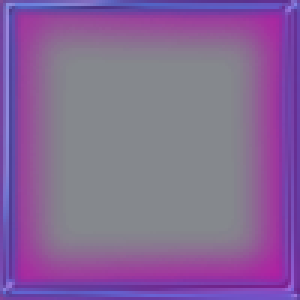
#> input picture purple-square-9.png, 100 x 100 px (shown 3 times larger)
$ python -i convert.py   (imports and definitions only)
#> lines starting #> are read from the running program, lines starting #| are printed output that depends on the picture
from PIL import Image, ImageOps, ImageEnhance
import os

def check_majority_white(image):
    # Convert the image to grayscale
    grayscale_image = ImageOps.grayscale(image)

    # Get the pixel data as a list
    pixels = list(grayscale_image.getdata())

    # Count the number of bright pixels (assuming bright is 255 in grayscale)
    bright_pixels = sum(1 for pixel in pixels if pixel > 180)  # Adjust threshold as needed

    # Check if the majority of pixels are bright
    if bright_pixels > len(pixels) * 0.4:
        return True  # Majority of pixels are bright
    else:
        return False  # Majority of pixels are not bright (inverted case)

def convert_to_black_and_white(input_image_path, output_image_path):
    # Open the image
    image = Image.open(input_image_path)

    # Check if the majority of pixels are bright
    if check_majority_white(image):
        # Invert the image
        inverted_image = ImageOps.invert(image)
        inverted_image = inverted_image.convert("L")  # Convert to grayscale
        threshold = 128  # Threshold value (adjust as needed)
        thresholded_image = inverted_image.point(lambda p: 0 if p < threshold else 255, '1')  # Apply thresholding
        thresholded_image.save(output_image_path, 'PNG')
    else:
        # Save the image as PNG format (no inversion needed)
        image.save(output_image_path, 'PNG')

def resize_to_28x28(input_image_path, output_image_path):
    # Open the image
#> called with input_image_path = 'purple-square-9.png', output_image_path = 'out.png'
    image = Image.open(input_image_path)
#> image is the input picture: PIL image 100x100 RGBA; mean R, G, B, A 67.3, 27.3, 89.4, 175

    # Crop the image to a square with an aspect ratio of 1:1
    width, height = image.size
#> width = 100; height = 100
    size = min(width, height)
#> size = 100
    left = (width - size) // 2
#> left = 0
    top = (height - size) // 2
#> top = 0
    right = (width + size) // 2
#> right = 100
    bottom = (height + size) // 2
#> bottom = 100
    cropped_image = image.crop((left, top, right, bottom))

    # Save the cropped image to a temporary path for processing
    temp_path = os.path.splitext(output_image_path)[0] + '_temp.png'
    cropped_image.save(temp_path, 'PNG')  # Save as PNG format
    if cropped_image.mode != 'RGB':
        cropped_image = cropped_image.convert('RGB')
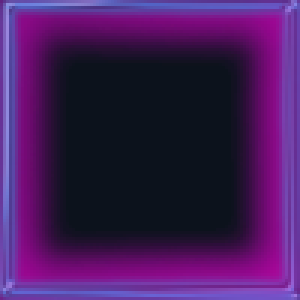
#> cropped_image: PIL image 100x100 RGB (shown 3 times larger); mean R, G, B 67.3, 27.3, 89.4
    # Enhance contrast and exposure
    enhanced_image = ImageEnhance.Brightness(cropped_image).enhance(1.2)  # Increase exposure by a factor of 1.2
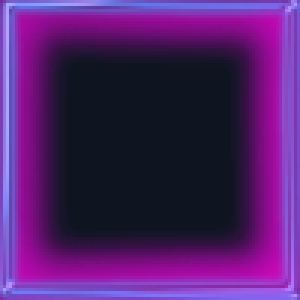
#> enhanced_image: PIL image 100x100 RGB (shown 3 times larger); mean R, G, B 80.3, 32.2, 106.7
    enhanced_image = ImageEnhance.Contrast(enhanced_image).enhance(1.7)  # Increase contrast by a factor of 1.5
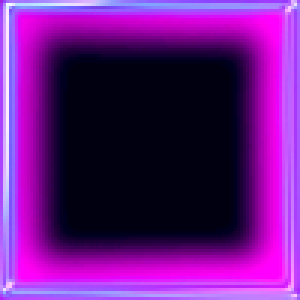
#> enhanced_image: PIL image 100x100 RGB (shown 3 times larger); mean R, G, B 102.1, 22.7, 130.5
    threshold = 123  # Threshold value (adjust as needed)
    enhanced_image = enhanced_image.point(lambda p: p-p*0.7 if p <= threshold else p+p*0.7)
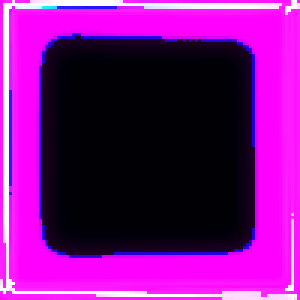
#> enhanced_image: PIL image 100x100 RGB (shown 3 times larger); mean R, G, B 123.8, 17.8, 133.5
    # Resize the enhanced image to 28x28 pixels
    resized_image = enhanced_image.resize((28, 28))
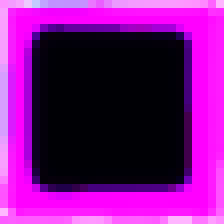
#> resized_image: PIL image 28x28 RGB (shown 8 times larger); mean R, G, B 123.1, 18.6, 132.9
    resized_image = resized_image.convert("L")  # Convert to grayscale
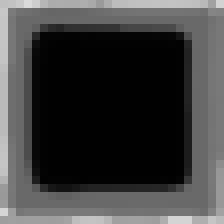
#> resized_image: PIL image 28x28 L (shown 8 times larger); min 1, max 218, mean 63
    tthreshold = 200  # Threshold value (adjust as needed)
    resized_image = resized_image.point(lambda p: p+p*0.7 if p >= tthreshold else p-p*0.7)
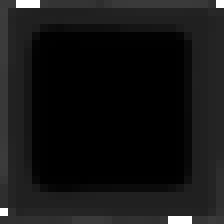
#> resized_image: PIL image 28x28 L (shown 8 times larger); min 0, max 255, mean 20.8
    resized_image.save(output_image_path, 'PNG')

    # Remove the temporary cropped image file
    os.remove(temp_path)

# Example usage
labels = []
folder = 'extra/numbers/'
# First, perform the initial cropping and save to a temporary path
# [10 lines not run here, left out]

>>> result = resize_to_28x28('purple-square-9.png', 'out.png')
